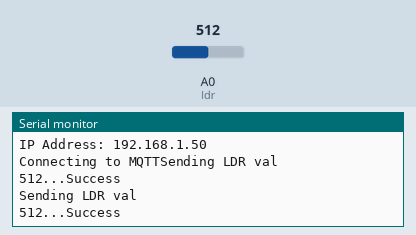
Recording of a sketch running on a simulated ESP8266 (NodeMCU). Parts: the last lines printed to the serial monitor. The inputs (shaded band) are chosen by the test bench; at power-on: A0 (Idr) = 512. WiFi joins after 1.5 s; servers stay silent unless stated; no MQTT or app messages arrive unless stated.

Above: at 2.7 s.
2.8 s: A0 (Idr) set to 716
At 4.1 s:
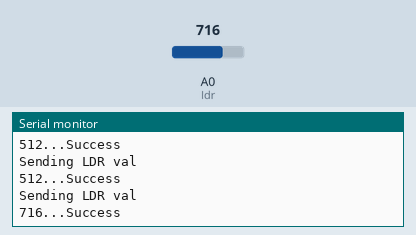
4.3 s: A0 (Idr) set to 900
At 5.2 s:
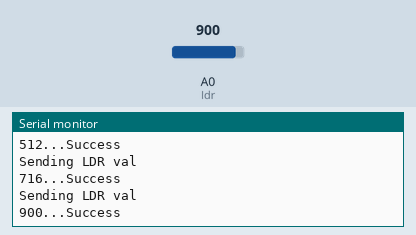
Timing chart, 0 to 7.3 s (numbered marks = the images above; inputs shaded):
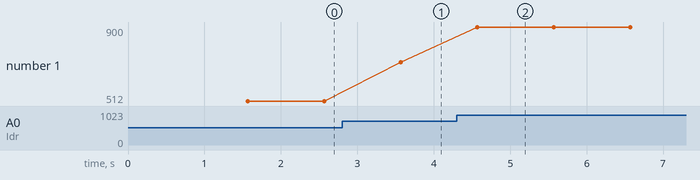

The sketch:

PublishLDR.ino
```cpp
#include <ESP8266WiFi.h>
#include "Adafruit_MQTT_Client.h"

#define Idr A0
#define wifi "AniRedmi"
#define password "12345678"
#define server "io.adafruit.com"
#define port 1883
#define username "ani979"
#define key "111f76fba8324f8c841d27a0488413c3"

WiFiClient wifiCl;

Adafruit_MQTT_Client mqtt(&wifiCl, server, port, username, key);
Adafruit_MQTT_Publish feed = Adafruit_MQTT_Publish(&mqtt, username"/feeds/LDR");


void setup() {
  // put your setup code here, to run once:
  Serial.begin(230400);
  delay(10);
  Serial.println("Adafruit MQTT demo");
  Serial.print("Connecting to ");
  Serial.println(wifi);

  WiFi.begin(wifi, password);

  while(WiFi.status() != WL_CONNECTED) {
    delay(500);
    Serial.print(".");
  }

  Serial.println("Wifi connected ");
  Serial.print("IP Address: ");
  Serial.println(wifiCl.localIP());
  Serial.print("Connecting to MQTT");
  while(mqtt.connect()) {
    Serial.println(".");
  }
}


void loop() {
  // put your main code here, to run repeatedly:
  if( mqtt.connected()) {
    int data =analogRead(Idr);
    Serial.println("Sending LDR val");
    Serial.print(data);
    Serial.print("...");
    if(feed.publish(data)) {
      Serial.println("Success");
    } else {
      Serial.println("Failure");
    }
    delay(1001);
  }
}
```

Measured:
- after the input at 2.8 s, the serial monitor: prints a new line after 0.77 s (image 1)
- after the input at 4.3 s, the serial monitor: prints a new line after 0.27 s (image 2)
- plotted number 1: 512 → 716 after the input at 2.8 s, 716 → 900 after the input at 4.3 s
